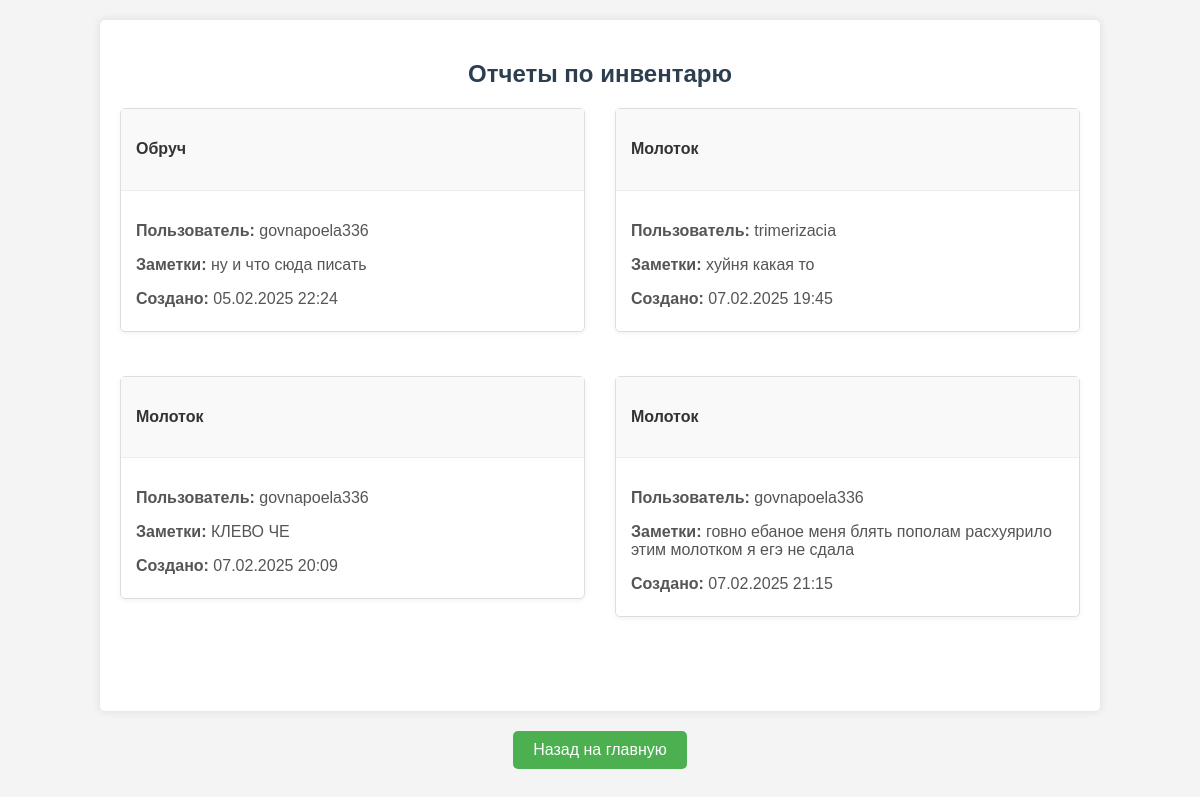
The app's page /inventory/reports/ (signed in), older data.
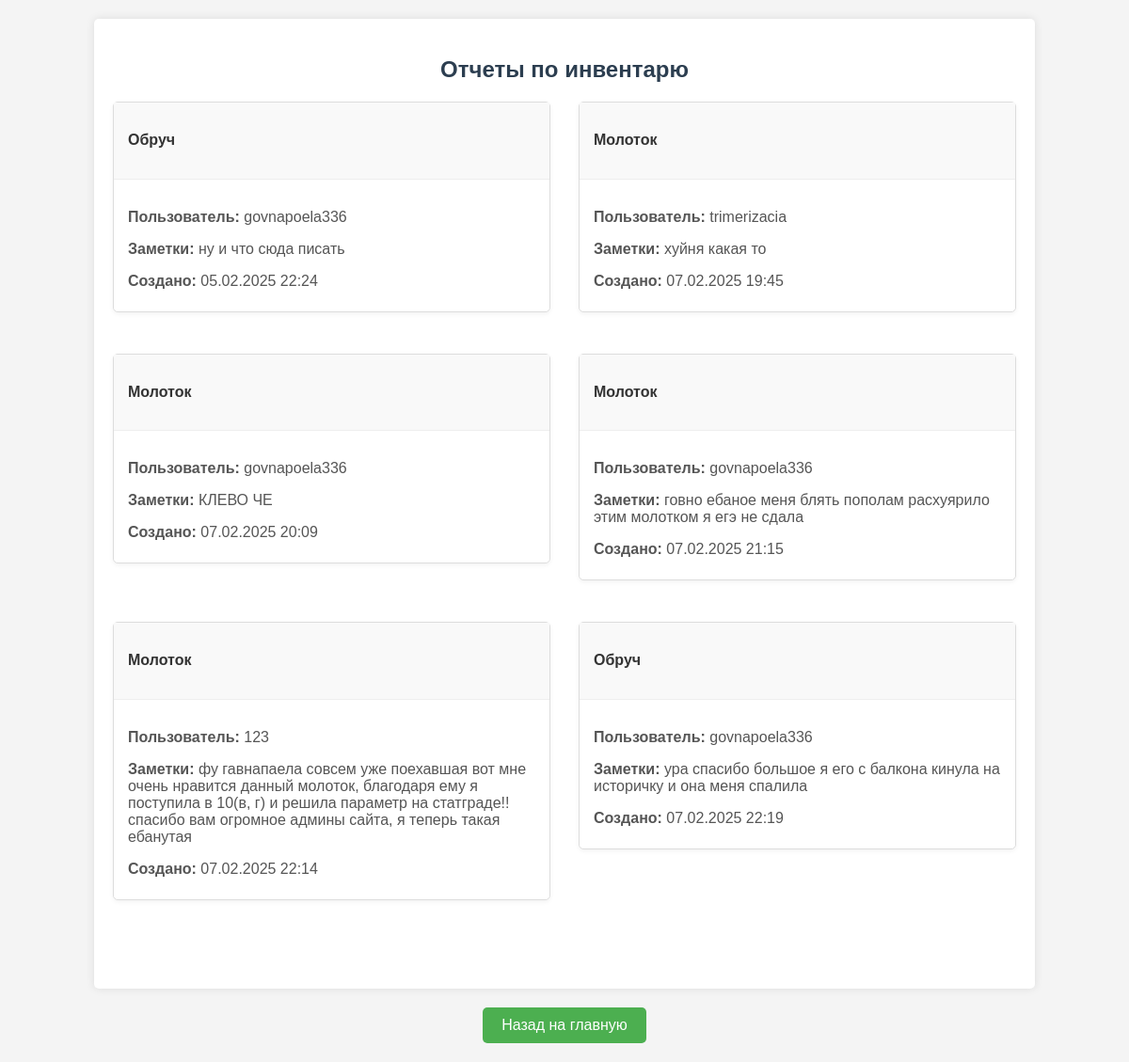
The same page, newer data.
### invpage/models.py (models this page shows, shortened)
class UsageReport(models.Model):
    user = models.ForeignKey(settings.AUTH_USER_MODEL, on_delete=models.CASCADE, verbose_name=_("Пользователь"), default=1)
    item = models.ForeignKey('InventoryItem', on_delete=models.CASCADE, verbose_name=_("Инвентарь"))
    notes = models.TextField(verbose_name=_("Заметки"))
    created_at = models.DateTimeField(auto_now_add=True)
    class Meta:
        verbose_name = _("отчет об использовании")
        verbose_name_plural = _("Отчеты об использовании")

class InventoryItem(models.Model):
    name = models.CharField(max_length=255, verbose_name=_("Название"))
    description = models.TextField(verbose_name=_("Описание"))
    status = models.CharField(max_length=50, default='Исправен', verbose_name=_("Статус"))
    item_id = models.AutoField(primary_key=True)
    quantity = models.PositiveIntegerField(default=0, verbose_name=_("Количество"))
    class Meta:
        verbose_name = _("предмет инвентаря")
        verbose_name_plural = _("Предметы инвентаря")

### main/models.py (models this page shows, shortened)
class UserRegistration(AbstractUser):
    username = models.CharField(max_length=150, unique=True)
    email = models.EmailField(unique=True)
    password = models.CharField(max_length=128)
    token_timestamp = models.DateTimeField(null=True, blank=True)
    USERNAME_FIELD = 'username'
    REQUIRED_FIELDS = ['email']
    last_login = models.DateTimeField(null=True, blank=True)

### invpage/views.py (the view)
# urls.py: path('reports/', reports_view, name='reports'),
@login_required
def reports_view(request):
    inventory_requests = InventoryRequest.objects.all()
    inventory_items = InventoryItem.objects.all()
    ownerships = Ownership.objects.all()
    purchase_plans = PurchasePlan.objects.all()
    usage_reports = UsageReport.objects.all()
    context = {
        'inventory_requests': inventory_requests,
        'inventory_items': inventory_items,
        'ownerships': ownerships,
        'purchase_plans': purchase_plans,
        'usage_reports': usage_reports,
    }
    return render(request, 'invpage/reports.html', context)

### invpage/templates/invpage/reports.html (shortened to what this page needs)
{% load static %}
<!DOCTYPE html>
<html lang="ru">
<head>
    <link rel="stylesheet" href="{% static 'invpage/css/reports.css' %}">
</head>
<body>
    <div class="container">
        <h2>Отчеты по инвентарю</h2>
        <section id="usage_reports">
            {% if usage_reports %}
                <div class="row">
                    {% for report in usage_reports %}
                        <div class="col-md-6 mb-4">
                            <div class="report-card">
                                <div class="card-header">
                                    <h4>{{ report.item.name }}</h4>
                                </div>
                                <div class="card-body">
                                    <p><strong>Пользователь:</strong> {{ report.user.username }}</p>
                                    <p><strong>Заметки:</strong> {{ report.notes }}</p>
                                    <p><strong>Создано:</strong> {{ report.created_at|date:"d.m.Y H:i" }}</p>
                                </div>
                            </div>
                        </div>
                    {% endfor %}
                </div>
            {% else %}
                <div class="alert-info">
                    Нет отчетов об использовании.
                </div>
            {% endif %}
        </section>
    </div>
    <div class="button-container">
        <a href="{% url 'index' %}">Назад на главную</a>
    </div>
</body>
</html>

Row changes from the older to the newer data that the page shows:
added UsageReport: item.name "Молоток", user.username "123", notes "фу гавнапаела совсем уже поехавшая вот мне очень нравится данный молоток, благодаря ему я поступила в 10(в, г) и решила параметр на статграде!! спасибо вам огромное админы сайта, я теперь такая ебанутая", created_at "07.02.2025 22:14"
added UsageReport: item.name "Обруч", user.username "govnapoela336", notes "ура спасибо большое я его с балкона кинула на историчку и она меня спалила", created_at "07.02.2025 22:19"
